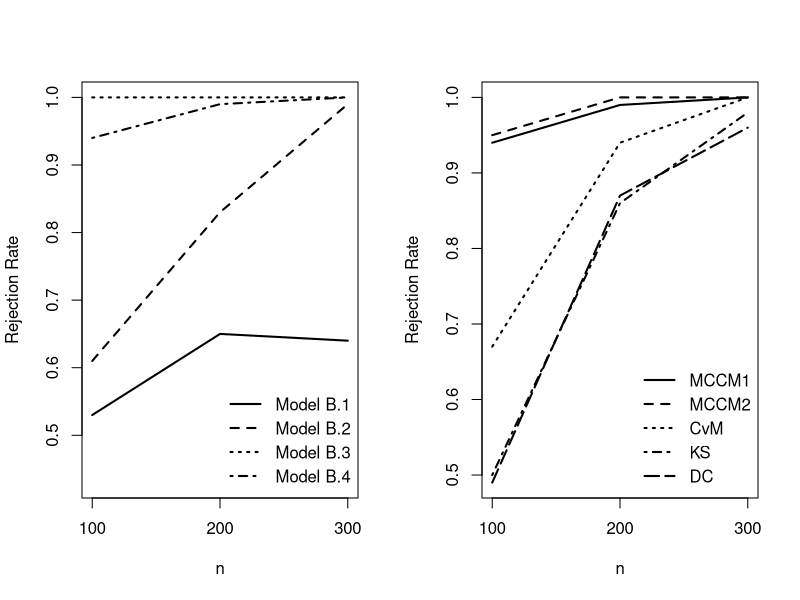

Write the R code that produced this figure.
# Figure B.18
# Left Panel

par(mfrow=c(1,2))

nsize=c(100,200,300)
model14=matrix(c(0.53,0.61,1,0.94,0.65,0.83,1,0.99,0.64,0.99,1,1),nrow=4,byrow=F)

plot(nsize,model14[1,],type="l",ylim=c(min(model14)-0.1,max(model14)),
     xlab="n",ylab="Rejection Rate",lty=1,lwd=2,xaxt="n")
axis(side=1,at=c(100,200,300))
lines(nsize,model14[2,],lty=2,lwd=2)
lines(nsize,model14[3,],lty=3,lwd=2)
lines(nsize,model14[4,],lty=4,lwd=2)
legend("bottomright",                     # position
       legend = c("Model B.1","Model B.2","Model B.3","Model B.4"), # legend text
       lwd = 2,                        # line width
       lty = c(1,2,3,4),
       y.intersp = 1.2,
       bty = "n")   

# Table B.18
# Right Panel

model16=matrix(c(0.94,0.95,0.67,0.50,0.49,
                 0.99,1.00,0.94,0.86,0.87,
                 1.00,1.00,1.00,0.98,0.96
                 ),nrow=5,byrow=F)

model16
plot(nsize,model16[1,],type="l",ylim=c(min(model16),max(model16)),
     xlab="n",ylab="Rejection Rate",lty=1,lwd=2,xaxt="n")
axis(side=1,at=c(100,200,300))
lines(nsize,model16[2,],lty=2,lwd=2)
lines(nsize,model16[3,],lty=3,lwd=2)
lines(nsize,model16[4,],lty=4,lwd=2)
lines(nsize,model16[5,],lty=5,lwd=2)
legend("bottomright",                     # position
       legend = c("MCCM1","MCCM2","CvM","KS","DC"), # legend text
       lwd = 2,                        # line width
       lty = c(1,2,3,4,5),
       y.intersp = 1.2,
       bty = "n")   
